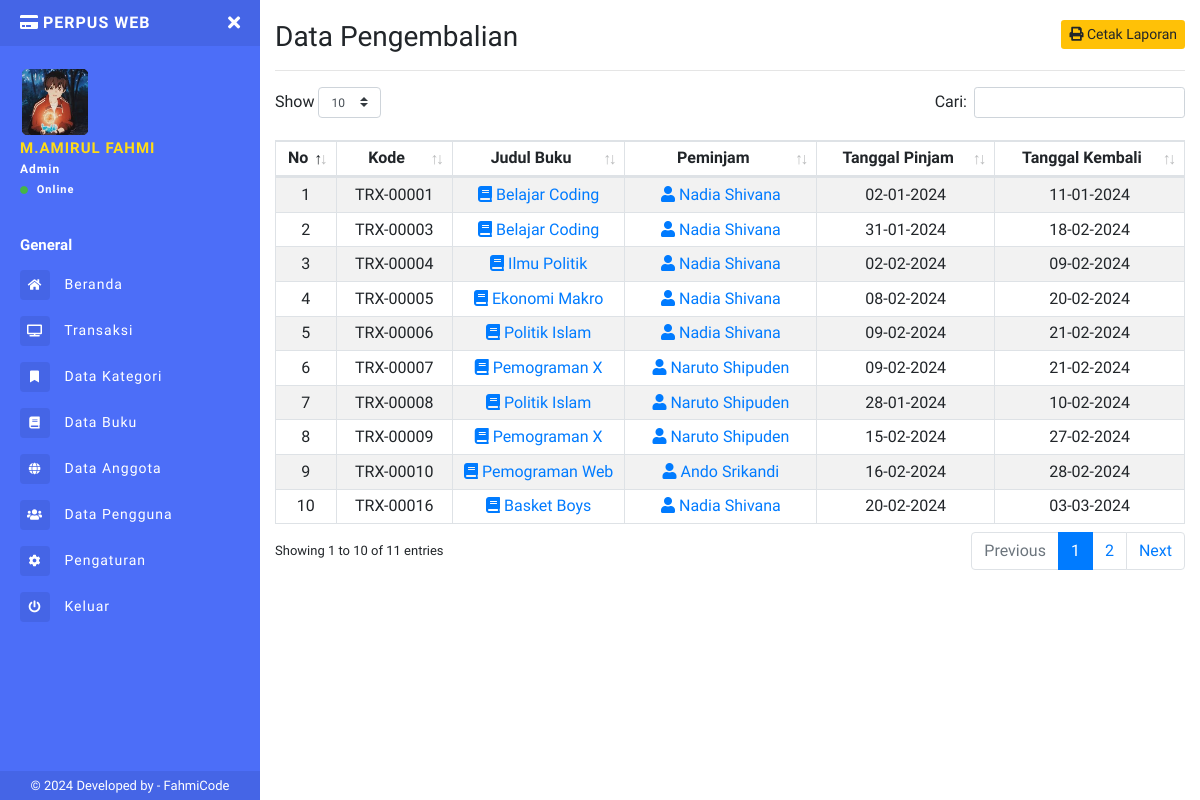
The app's page /admin/data-kembali.php (signed in) with its own data.
### tables this page shows
CREATE TABLE `tb_peminjaman` (
  `id_peminjaman` char(13) NOT NULL,
  `id_buku` char(15) NOT NULL,
  `id_peminjam` char(15) NOT NULL,
  `tgl_pinjam` varchar(16) DEFAULT NULL,
  `tgl_kembali` varchar(16) DEFAULT NULL,
  `status_buku` enum('Proses','Pinjam','Kembali') NOT NULL,
  `ket` text NOT NULL
);

CREATE TABLE `tb_buku` (
  `id_buku` char(13) NOT NULL,
  `judul` varchar(50) NOT NULL,
  `penulis` varchar(50) NOT NULL,
  `penerbit` varchar(50) NOT NULL,
  `th_terbit` date DEFAULT NULL,
  `id_kategori` int(11) NOT NULL,
  `jumlah_buku` int(11) NOT NULL,
  `lokasi` varchar(25) NOT NULL,
  `gambar` varchar(50) NOT NULL,
  `created_by` int(11) NOT NULL,
  `tgl_input` date DEFAULT NULL
);

CREATE TABLE `tb_anggota` (
  `id_anggota` char(11) NOT NULL,
  `nisn` varchar(16) NOT NULL,
  `nama` varchar(50) NOT NULL,
  `kelas` varchar(25) NOT NULL,
  `username` varchar(45) NOT NULL,
  `password` varchar(45) NOT NULL,
  `foto` varchar(50) NOT NULL,
  `created_at` timestamp NULL DEFAULT current_timestamp(),
  `updated_at` varchar(40) DEFAULT NULL,
  `status` tinyint(4) NOT NULL
);

### admin/data-kembali.php (the view, shortened to what this page needs)
<?php
include 'sidebar.php';
?>
<h1 class="h3 mb-0">
  Data Pengembalian
  <a href="cetak/cetak-pengembalian.php" target="_blank" class="btn btn-warning btn-sm border-0 float-right"><i class="fa fa-print"></i> Cetak Laporan</a>
</h1>
<hr>
<table class="table table-striped table-sm table-bordered dt-responsive nowrap text-center" id="table" width="100%">
  <thead>
    <tr>
      <th>No</th>
      <th>Kode</th>
      <th>Judul Buku</th>
      <th>Peminjam</th>
      <th>Tanggal Pinjam</th>
      <th>Tanggal Kembali</th>
    </tr>
  </thead>
  <tbody>
    <?php $no = 1;
    $peminjaman = mysqli_query($conn, "SELECT * FROM tb_peminjaman JOIN tb_buku ON tb_peminjaman.id_buku = tb_buku.id_buku JOIN tb_anggota ON tb_peminjaman.id_peminjam = tb_anggota.id_anggota WHERE tb_peminjaman.status_buku = 'Kembali'");
    while ($data = mysqli_fetch_array($peminjaman)) {
    ?>
      <tr>
        <td><?= $no++; ?></td>
        <td><?= $data['id_peminjaman']; ?></td>
        <td><a href="detail-buku.php?kd_buku=<?= $data['id_buku']; ?>"><span class="fa fa-book"></span> <?php echo $data['judul']; ?></a></td>
        <td><a href="detail-anggota.php?kd_anggota=<?= $data['id_anggota']; ?>"><span class="fa fa-user"></span> <?php echo $data['nama']; ?></a></td>
        <td><?= $data['tgl_pinjam']; ?></td>
        <td><?= $data['tgl_kembali']; ?></td>
      </tr>
      <div class="modal fade" id="Konfirmasi" tabindex="-1" role="dialog">
      <?php  } ?>
  </tbody>
</table>
<?php include "footer.php" ?>

### admin/sidebar.php (shortened to what this page needs)
<?php
include '../connection/koneksi.php';
$query = "SELECT * FROM tb_admin WHERE id = '" .  $_COOKIE['id_admin'] . "'";
$run = mysqli_query($conn, $query);
$d = mysqli_fetch_array($run);
?>
<!DOCTYPE html>
<html>
<head>
  <link rel="stylesheet" href="https://maxcdn.bootstrapcdn.com/bootstrap/4.0.0/css/bootstrap.min.css">
  <link href="../assets/css/style.css" rel="stylesheet">
  <link href="https://use.fontawesome.com/releases/v5.0.6/css/all.css" rel="stylesheet">
  <link href="../assets/vendor/datatables/dataTables.bootstrap4.min.css" rel="stylesheet">
  <link href="../assets/vendor/datatables/responsive.bootstrap4.min.css" rel="stylesheet">
</head>
<body>
  <div class="page-wrapper chiller-theme toggled">
    <nav id="sidebar" class="sidebar-wrapper">
      <div class="sidebar-content">
        <div class="sidebar-brand">
          <a href="./"><i class="fa fa-credit-card mr-1"></i>PerPus Web</a>
          <div id="close-sidebar">
            <i class="fas fa-times"></i>
          </div>
        </div>
        <div class="sidebar-header">
          <div class="user-pic" style="height:70px;width:70px;">
            <img class="img-responsive img-rounded" src="../uploads/profil/<?= $d['foto']; ?>" alt="User picture">
          </div>
          <div class="user-info">
            <span class="user-name"><?= $d['nama']; ?>
            </span>
            <span class="user-role"><?= $d['level'] ?></span>
            <span class="user-status">
              <i class="fa fa-circle"></i>
              <span>Online</span>
            </span>
          </div>
        </div>
        <div class="sidebar-menu">
          <ul>
            <li class="header-menu">
              <span>General</span>
            </li>
            <li>
              <a href="index.php">
                <i class="fas fa-home"></i>
                <span>Beranda</span>
              </a>
            </li>
            <li>
              <a href="transaksi.php">
                <i class="fa fa-tv"></i>
                <span>Transaksi</span>
              </a>
            </li>
            <li>
              <a href="kategori.php">
                <i class="fa fa-fw fa-bookmark"></i>
                <span>Data Kategori</span>
              </a>
            </li>
            <li>
              <a href="data-buku.php">
                <i class="fa fa-book"></i>
                <span>Data Buku</span>
              </a>
            </li>
            <li>
              <a href="data-anggota.php">
                <i class="fas fa-globe"></i>
                <span>Data Anggota</span>
              </a>
            </li>
            <?php
            if ($d['level'] == "Admin") { ?>
              <li>
                <a href="data-admin.php">
                  <i class="fas fa-users"></i>
                  <span>Data Pengguna</span>
                </a>
              </li>
            <?php  }  ?>
            <li>
              <a href="pengaturan.php">
                <i class="fa fa-cog"></i>
                <span>Pengaturan</span>
              </a>
            </li>
            <li>
              <a href="#Exit" data-toggle="modal">
                <i class="fa fa-power-off"></i>
                <span>Keluar</span>
              </a>
            </li>
          </ul>
        </div>
      </div>
      <div class="sidebar-footer">
        © 2024 Developed by - <a target="_blank" rel="noopener noreferrer" href="https://fahmi965.000webhostapp.com/Portofolio.html">
          FahmiCode</a>
      </div>
    </nav>
    <main class="page-content">
      <div class="container-fluid">
        <div class="d-block d-sm-block d-md-none d-lg-none py-2"></div>

### records on screen
tb_peminjaman: id_peminjaman "TRX-00001", id_buku.judul "Belajar Coding", id_peminjam.nama "Nadia Shivana", tgl_pinjam "02-01-2024", tgl_kembali "11-01-2024"
tb_peminjaman: id_peminjaman "TRX-00003", id_buku.judul "Belajar Coding", id_peminjam.nama "Nadia Shivana", tgl_pinjam "31-01-2024", tgl_kembali "18-02-2024"
tb_peminjaman: id_peminjaman "TRX-00004", id_buku.judul "Ilmu Politik", id_peminjam.nama "Nadia Shivana", tgl_pinjam "02-02-2024", tgl_kembali "09-02-2024"
tb_peminjaman: id_peminjaman "TRX-00005", id_buku.judul "Ekonomi Makro", id_peminjam.nama "Nadia Shivana", tgl_pinjam "08-02-2024", tgl_kembali "20-02-2024"
tb_peminjaman: id_peminjaman "TRX-00006", id_buku.judul "Politik Islam", id_peminjam.nama "Nadia Shivana", tgl_pinjam "09-02-2024", tgl_kembali "21-02-2024"
tb_peminjaman: id_peminjaman "TRX-00007", id_buku.judul "Pemograman X", id_peminjam.nama "Naruto Shipuden", tgl_pinjam "09-02-2024", tgl_kembali "21-02-2024"
tb_peminjaman: id_peminjaman "TRX-00008", id_buku.judul "Politik Islam", id_peminjam.nama "Naruto Shipuden", tgl_pinjam "28-01-2024", tgl_kembali "10-02-2024"
tb_peminjaman: id_peminjaman "TRX-00009", id_buku.judul "Pemograman X", id_peminjam.nama "Naruto Shipuden", tgl_pinjam "15-02-2024", tgl_kembali "27-02-2024"
tb_peminjaman: id_peminjaman "TRX-00010", id_buku.judul "Pemograman Web", id_peminjam.nama "Ando Srikandi", tgl_pinjam "16-02-2024", tgl_kembali "28-02-2024"
tb_peminjaman: id_peminjaman "TRX-00016", id_buku.judul "Basket Boys", id_peminjam.nama "Nadia Shivana", tgl_pinjam "20-02-2024", tgl_kembali "03-03-2024"

### other values on screen
$d['nama'] "M.AMIRUL FAHMI"
$d['level'] "Admin"
